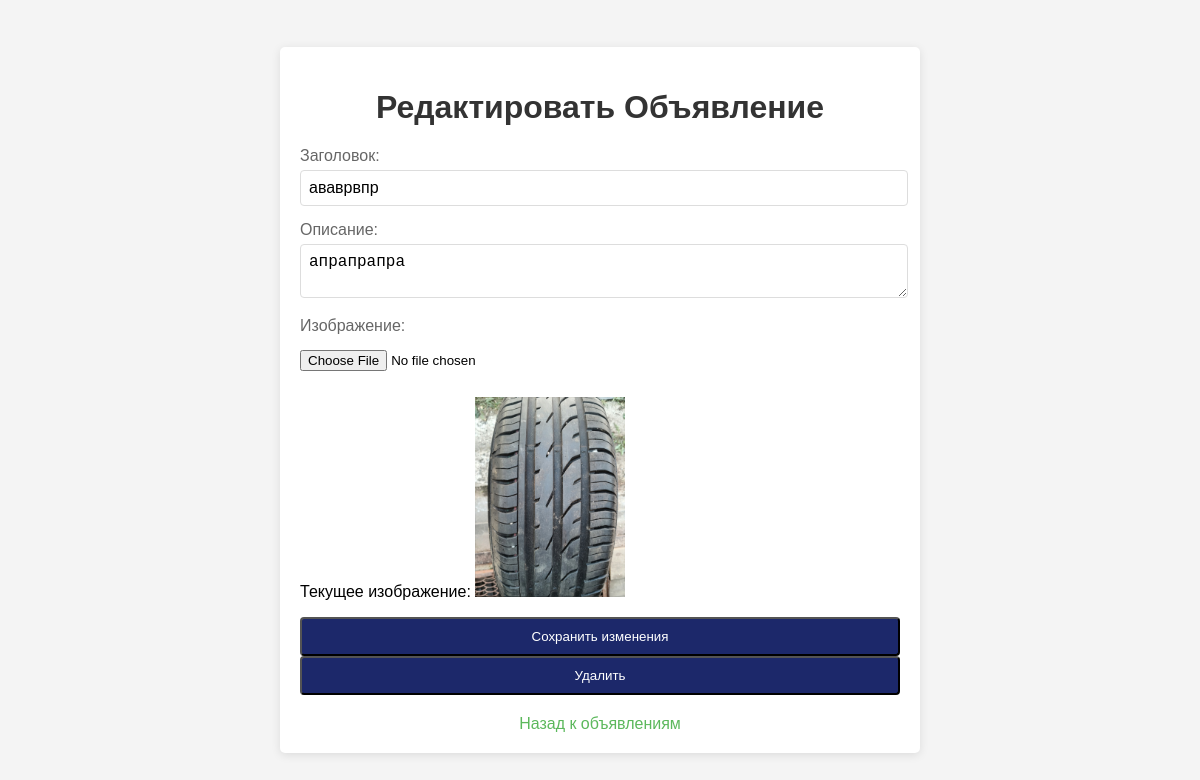
Page /edit_ad/2 (signed in) on the committed database.
### app.py (models this page shows)
class Ad(db.Model):
    id = db.Column(db.Integer, primary_key=True)
    title = db.Column(db.String(200), nullable=False)
    description = db.Column(db.Text, nullable=False)
    image_filename = db.Column(db.String(200), nullable=True)
    user_id = db.Column(db.Integer, db.ForeignKey('user.id'), nullable=False)  # Связь с пользователем

### app.py (the view, shortened to what this page needs)
@app.route('/edit_ad/<int:ad_id>', methods=['GET', 'POST'])
@login_required
def edit_ad(ad_id):
    ad = Ad.query.get_or_404(ad_id)
    if ad.user_id != current_user.id:
        flash('У вас нет прав для редактирования этого объявления.', 'danger')
        return redirect(url_for('index'))
    return render_template('edit_ad.html', ad=ad)

### app.py (called while the page is built)
@login_manager.user_loader
def load_user(user_id):
    return User.query.get(int(user_id))

### templates/edit_ad.html (shortened to what this page needs)
<!DOCTYPE html>
<html lang="ru">
<head>
    <link rel="stylesheet" href="{{ url_for('static', filename='styles.css') }}">
</head>
<body>
    <div class="container">
        <h1>Редактировать Объявление</h1>
        <form method="POST" enctype="multipart/form-data">
            <div class="form-group">
                <label for="title">Заголовок:</label>
                <input type="text" id="title" name="title" value="{{ ad.title }}" required>
            </div>
            <div class="form-group">
                <label for="description">Описание:</label>
                <textarea id="description" name="description" required>{{ ad.description }}</textarea>
            </div>
            <div class="form-group">
                <label for="image">Изображение:</label>
                <input type="file" id="image" name="image">
                {% if ad.image_filename %}
                    <p>Текущее изображение: <img src="{{ url_for('static', filename='uploads/' + ad.image_filename) }}" alt="Текущее изображение" style="max-width: 200px; max-height: 200px;"></p>
                {% endif %}
            </div>
            <button type="submit">Сохранить изменения</button>
        </form>
        <form action="{{ url_for('delete_ad', ad_id=ad.id) }}" method="post" style="display:inline;">
            <button type="submit" class="btn btn-danger" onclick="return confirm('Вы уверены, что хотите удалить это объявление?');">
                Удалить
            </button>
        </form>
        <a href="{{ url_for('index') }}">Назад к объявлениям</a>
    </div>
</body>
</html>

### templates/edit_ad.html (style rules this page uses)
body { font-family: Arial, sans-serif; background-color: #f4f4f4; display: flex; justify-content: center; align-items: center; height: 100vh; margin: 0; }
.container { background: white; padding: 20px; border-radius: 5px; box-shadow: 0 2px 10px rgba(0, 0, 0, 0.1); max-width: 600px; width: 100%; }
h1 { text-align: center; color: #333; }
.form-group { margin-bottom: 15px; }
label { display: block; margin-bottom: 5px; color: #666; }
input[type="text"], textarea { width: calc(100% - 10px); padding: 8px; border: 1px solid #ddd; border-radius: 4px; font-size: 16px; }
textarea { resize: vertical; }
input[type="file"] { margin: 10px 0; }
button { background-color: #1c286a; color: white; padding: 10px; border-radius: 4px; cursor: pointer; width: 100%; }
a { display: block; text-align: center; margin-top: 20px; color: #5cb85c; text-decoration: none; }

### rows in the picture
Ad: title "ававрвпр", description "апрапрапра", image_filename (picture)
